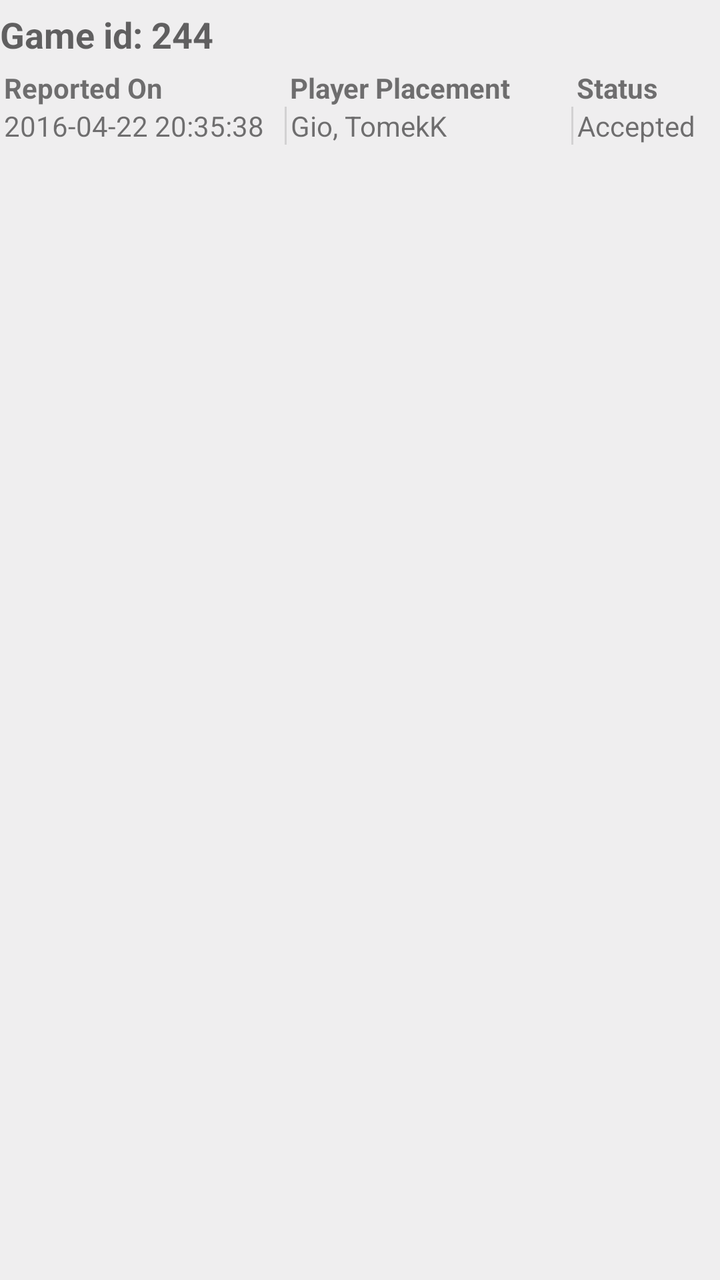
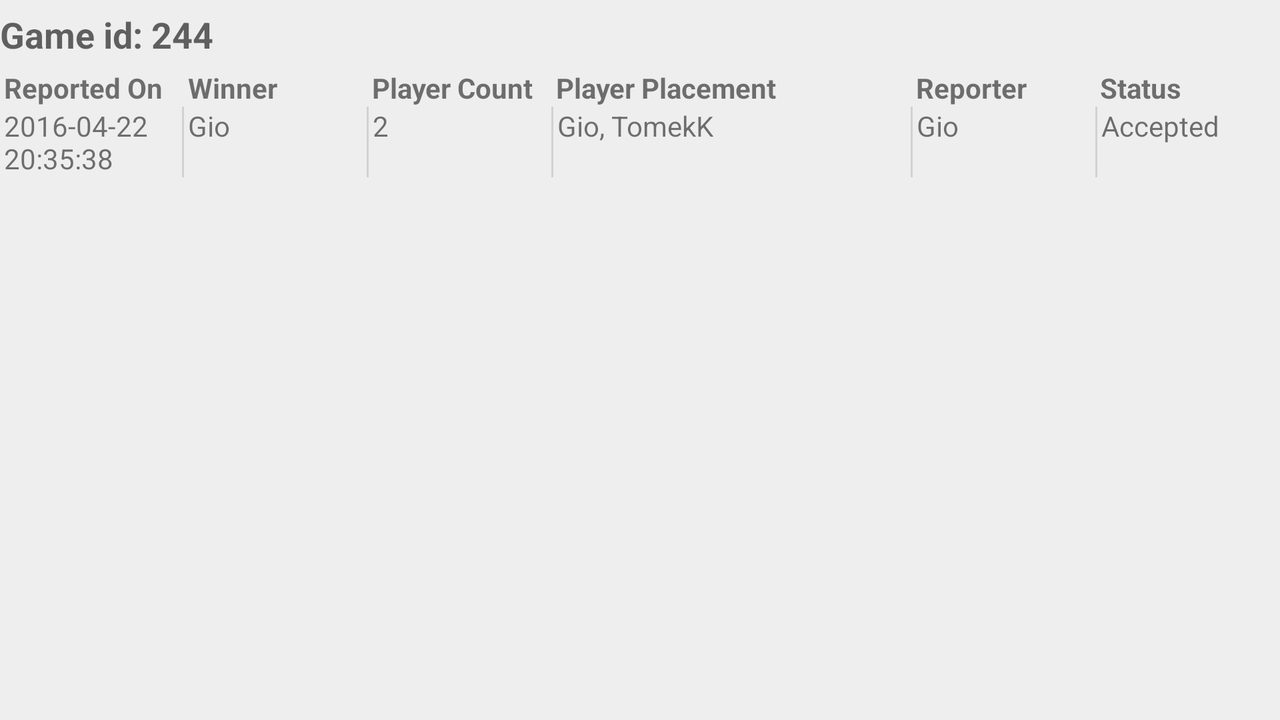

An Android layout and its configuration variant, each rendered on a device that would load it. The default file and the variant file are quoted in full after the pictures.
<!-- AndroidManifest.xml: application theme AppTheme -->
<!-- res/layout/game_details_content_header.xml -->
<?xml version="1.0" encoding="utf-8"?>

<LinearLayout xmlns:android="http://schemas.android.com/apk/res/android"
    xmlns:tools="http://schemas.android.com/tools"
    android:layout_width="match_parent"
    android:layout_height="match_parent"
    android:orientation="vertical"
    tools:showIn="@layout/activity_game_details">


    <TextView
        android:id="@+id/game_id"
        android:layout_width="wrap_content"
        android:layout_height="wrap_content"
        android:layout_marginBottom="5dp"
        android:layout_marginTop="5dp"
        android:text="Game id: 244"
        android:textAppearance="?android:attr/textAppearanceMedium"
        android:textStyle="bold" />


    <LinearLayout
        android:id="@+id/game_details_header"
        android:layout_width="match_parent"
        android:layout_height="wrap_content"
        android:layout_below="@+id/game_id">

        <TextView
            android:layout_width="0pt"
            android:layout_height="wrap_content"
            android:layout_marginLeft="2dp"
            android:layout_marginRight="2dp"
            android:layout_weight="2"
            android:text="Reported On"
            android:textStyle="bold" />


        <TextView
            android:layout_width="0pt"
            android:layout_height="wrap_content"
            android:layout_marginLeft="2dp"
            android:layout_marginRight="2dp"
            android:layout_weight="2"
            android:text="Player Placement"
            android:textStyle="bold" />


        <TextView
            android:layout_width="0pt"
            android:layout_height="wrap_content"
            android:layout_marginLeft="2dp"
            android:layout_marginRight="2dp"
            android:layout_weight="1"
            android:text="Status"
            android:textStyle="bold" />

    </LinearLayout>


    <LinearLayout
        android:id="@+id/game_details_content"
        android:layout_width="match_parent"
        android:layout_height="wrap_content"
        android:layout_below="@+id/game_details_header">

        <TextView
            android:id="@+id/reported_on"
            android:layout_width="0pt"
            android:layout_height="wrap_content"
            android:layout_marginLeft="2dp"
            android:layout_marginRight="2dp"
            android:layout_weight="2"
            android:text="2016-04-22 20:35:38" />


        <View
            android:layout_width="1dp"
            android:layout_height="match_parent"
            android:background="?android:attr/listDivider" />


        <TextView
            android:id="@+id/player_placement"
            android:layout_width="0pt"
            android:layout_height="wrap_content"
            android:layout_marginLeft="2dp"
            android:layout_marginRight="2dp"
            android:layout_weight="2"
            android:text="Gio, TomekK" />

        <View
            android:layout_width="1dp"
            android:layout_height="match_parent"
            android:background="?android:attr/listDivider" />


        <TextView
            android:id="@+id/status"
            android:layout_width="0pt"
            android:layout_height="wrap_content"
            android:layout_marginLeft="2dp"
            android:layout_marginRight="2dp"
            android:layout_weight="1"
            android:text="Accepted" />

    </LinearLayout>


</LinearLayout>
<!-- res/layout/activity_game_details.xml (included above) -->
<?xml version="1.0" encoding="utf-8"?>

<LinearLayout xmlns:android="http://schemas.android.com/apk/res/android"
    android:layout_width="match_parent"
    android:layout_height="match_parent"
    android:orientation="vertical"
    android:paddingBottom="@dimen/activity_vertical_margin"
    android:paddingLeft="@dimen/activity_horizontal_margin"
    android:paddingRight="@dimen/activity_horizontal_margin"
    android:paddingTop="@dimen/activity_vertical_margin">


    <ScrollView
        android:layout_width="match_parent"
        android:layout_height="0dp"
        android:layout_weight="1">


        <include layout="@layout/game_details_content_header" />


    </ScrollView>

    <LinearLayout
        android:layout_width="match_parent"
        android:layout_height="0dp"
        android:layout_weight="1.2"
        android:orientation="vertical">

        <TextView
            android:id="@+id/game_history_label"
            android:layout_width="wrap_content"
            android:layout_height="wrap_content"
            android:layout_below="@+id/game_details_content"
            android:layout_marginBottom="5dp"
            android:layout_marginTop="5dp"
            android:text="Game History:"
            android:textAppearance="?android:attr/textAppearanceMedium"
            android:textStyle="bold" />

        <LinearLayout
            android:id="@+id/game_history_header"
            android:layout_width="match_parent"
            android:layout_height="wrap_content"
            android:layout_below="@+id/game_history_label">


            <TextView
                android:layout_width="0pt"
                android:layout_height="wrap_content"
                android:layout_marginLeft="2dp"
                android:layout_marginRight="2dp"
                android:layout_weight="1"
                android:text="When"
                android:textStyle="bold" />


            <TextView
                android:layout_width="0pt"
                android:layout_height="wrap_content"
                android:layout_marginLeft="2dp"
                android:layout_marginRight="2dp"
                android:layout_weight="1"
                android:text="What"
                android:textStyle="bold" />


            <TextView
                android:layout_width="0pt"
                android:layout_height="wrap_content"
                android:layout_marginLeft="2dp"
                android:layout_marginRight="2dp"
                android:layout_weight="1"
                android:text="Who"
                android:textStyle="bold" />


        </LinearLayout>


        <ListView
            android:id="@+id/game_history_content"
            android:layout_width="match_parent"
            android:layout_height="wrap_content"
            android:layout_below="@+id/game_history_header" />


    </LinearLayout>
</LinearLayout>
<!-- resources referenced by this layout -->
<resources>
  <style name="AppTheme" parent="Theme.AppCompat.Light.DarkActionBar">
          <item name="colorPrimary">@color/colorPrimary</item>
          <item name="colorPrimaryDark">@color/colorPrimaryDark</item>
          <item name="colorAccent">@color/colorAccent</item>
          <item name="android:windowBackground">@color/color_background</item>
  
      </style>
  <color name="colorPrimary">#8dc9df</color>
  <color name="colorPrimaryDark">#7ac0da</color>
  <color name="colorAccent">#FF4081</color>
  <color name="color_background">#efeeef</color>
</resources>
<!-- res/layout-land/game_details_content_header.xml (the repository's variant of the layout above) -->
<!-- drawn on the phone turned sideways -->
<?xml version="1.0" encoding="utf-8"?>

<LinearLayout xmlns:android="http://schemas.android.com/apk/res/android"
    xmlns:tools="http://schemas.android.com/tools"
    android:layout_width="match_parent"
    android:layout_height="match_parent"
    android:orientation="vertical"
    tools:showIn="@layout/activity_game_details">


    <TextView
        android:id="@+id/game_id"
        android:layout_width="wrap_content"
        android:layout_height="wrap_content"
        android:layout_marginBottom="5dp"
        android:layout_marginTop="5dp"
        android:text="Game id: 244"
        android:textAppearance="?android:attr/textAppearanceMedium"
        android:textStyle="bold" />


    <LinearLayout
        android:id="@+id/game_details_header"
        android:layout_width="match_parent"
        android:layout_height="wrap_content"
        android:layout_below="@+id/game_id">

        <TextView
            android:layout_width="0pt"
            android:layout_height="wrap_content"
            android:layout_marginLeft="2dp"
            android:layout_marginRight="2dp"
            android:layout_weight="1"
            android:text="Reported On"
            android:textStyle="bold" />

        <TextView
            android:layout_width="0pt"
            android:layout_height="wrap_content"
            android:layout_marginLeft="2dp"
            android:layout_marginRight="2dp"
            android:layout_weight="1"
            android:text="Winner"
            android:textStyle="bold" />


        <TextView
            android:layout_width="0pt"
            android:layout_height="wrap_content"
            android:layout_marginLeft="2dp"
            android:layout_marginRight="2dp"
            android:layout_weight="1"
            android:text="Player Count"
            android:textStyle="bold" />


        <TextView
            android:layout_width="0pt"
            android:layout_height="wrap_content"
            android:layout_marginLeft="2dp"
            android:layout_marginRight="2dp"
            android:layout_weight="2"
            android:text="Player Placement"
            android:textStyle="bold" />


        <TextView
            android:layout_width="0pt"
            android:layout_height="wrap_content"
            android:layout_marginLeft="2dp"
            android:layout_marginRight="2dp"
            android:layout_weight="1"
            android:text="Reporter"
            android:textStyle="bold" />


        <TextView
            android:layout_width="0pt"
            android:layout_height="wrap_content"
            android:layout_marginLeft="2dp"
            android:layout_marginRight="2dp"
            android:layout_weight="1"
            android:text="Status"
            android:textStyle="bold" />

    </LinearLayout>


    <LinearLayout
        android:id="@+id/game_details_content"
        android:layout_width="match_parent"
        android:layout_height="wrap_content"
        android:layout_below="@+id/game_details_header">

        <TextView
            android:id="@+id/reported_on"
            android:layout_width="0pt"
            android:layout_height="wrap_content"
            android:layout_marginLeft="2dp"
            android:layout_marginRight="2dp"
            android:layout_weight="1"
            android:text="2016-04-22 20:35:38" />

        <View
            android:layout_width="1dp"
            android:layout_height="match_parent"
            android:background="?android:attr/listDivider" />

        <TextView
            android:id="@+id/winner"
            android:layout_width="0pt"
            android:layout_height="wrap_content"
            android:layout_marginLeft="2dp"
            android:layout_marginRight="2dp"
            android:layout_weight="1"
            android:text="Gio" />

        <View
            android:layout_width="1dp"
            android:layout_height="match_parent"
            android:background="?android:attr/listDivider" />


        <TextView
            android:id="@+id/player_count"
            android:layout_width="0pt"
            android:layout_height="wrap_content"
            android:layout_marginLeft="2dp"
            android:layout_marginRight="2dp"
            android:layout_weight="1"
            android:text="2" />

        <View
            android:layout_width="1dp"
            android:layout_height="match_parent"
            android:background="?android:attr/listDivider" />


        <TextView
            android:id="@+id/player_placement"
            android:layout_width="0pt"
            android:layout_height="wrap_content"
            android:layout_marginLeft="2dp"
            android:layout_marginRight="2dp"
            android:layout_weight="2"
            android:text="Gio, TomekK" />

        <View
            android:layout_width="1dp"
            android:layout_height="match_parent"
            android:background="?android:attr/listDivider" />


        <TextView
            android:id="@+id/reporter"
            android:layout_width="0pt"
            android:layout_height="wrap_content"
            android:layout_marginLeft="2dp"
            android:layout_marginRight="2dp"
            android:layout_weight="1"
            android:text="Gio" />

        <View
            android:layout_width="1dp"
            android:layout_height="match_parent"
            android:background="?android:attr/listDivider" />


        <TextView
            android:id="@+id/status"
            android:layout_width="0pt"
            android:layout_height="wrap_content"
            android:layout_marginLeft="2dp"
            android:layout_marginRight="2dp"
            android:layout_weight="1"
            android:text="Accepted" />

    </LinearLayout>


</LinearLayout>
<!-- res/layout/game_details_content_header.xml (included above) -->
<?xml version="1.0" encoding="utf-8"?>

<LinearLayout xmlns:android="http://schemas.android.com/apk/res/android"
    xmlns:tools="http://schemas.android.com/tools"
    android:layout_width="match_parent"
    android:layout_height="match_parent"
    android:orientation="vertical"
    tools:showIn="@layout/activity_game_details">


    <TextView
        android:id="@+id/game_id"
        android:layout_width="wrap_content"
        android:layout_height="wrap_content"
        android:layout_marginBottom="5dp"
        android:layout_marginTop="5dp"
        android:text="Game id: 244"
        android:textAppearance="?android:attr/textAppearanceMedium"
        android:textStyle="bold" />


    <LinearLayout
        android:id="@+id/game_details_header"
        android:layout_width="match_parent"
        android:layout_height="wrap_content"
        android:layout_below="@+id/game_id">

        <TextView
            android:layout_width="0pt"
            android:layout_height="wrap_content"
            android:layout_marginLeft="2dp"
            android:layout_marginRight="2dp"
            android:layout_weight="2"
            android:text="Reported On"
            android:textStyle="bold" />


        <TextView
            android:layout_width="0pt"
            android:layout_height="wrap_content"
            android:layout_marginLeft="2dp"
            android:layout_marginRight="2dp"
            android:layout_weight="2"
            android:text="Player Placement"
            android:textStyle="bold" />


        <TextView
            android:layout_width="0pt"
            android:layout_height="wrap_content"
            android:layout_marginLeft="2dp"
            android:layout_marginRight="2dp"
            android:layout_weight="1"
            android:text="Status"
            android:textStyle="bold" />

    </LinearLayout>


    <LinearLayout
        android:id="@+id/game_details_content"
        android:layout_width="match_parent"
        android:layout_height="wrap_content"
        android:layout_below="@+id/game_details_header">

        <TextView
            android:id="@+id/reported_on"
            android:layout_width="0pt"
            android:layout_height="wrap_content"
            android:layout_marginLeft="2dp"
            android:layout_marginRight="2dp"
            android:layout_weight="2"
            android:text="2016-04-22 20:35:38" />


        <View
            android:layout_width="1dp"
            android:layout_height="match_parent"
            android:background="?android:attr/listDivider" />


        <TextView
            android:id="@+id/player_placement"
            android:layout_width="0pt"
            android:layout_height="wrap_content"
            android:layout_marginLeft="2dp"
            android:layout_marginRight="2dp"
            android:layout_weight="2"
            android:text="Gio, TomekK" />

        <View
            android:layout_width="1dp"
            android:layout_height="match_parent"
            android:background="?android:attr/listDivider" />


        <TextView
            android:id="@+id/status"
            android:layout_width="0pt"
            android:layout_height="wrap_content"
            android:layout_marginLeft="2dp"
            android:layout_marginRight="2dp"
            android:layout_weight="1"
            android:text="Accepted" />

    </LinearLayout>


</LinearLayout>
